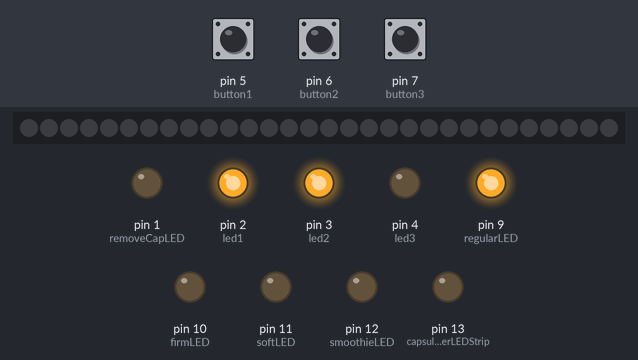
Bench run of a sketch on a simulated Arduino Uno, built with avr-gcc and run on an emulated ATmega328P. Parts: 30 RGB LEDs in strip order, left to right, output pins drawn as LEDs (lit = HIGH). Inputs (shaded band) come from the test bench; at power-on: pin 5 (button1) LOW, pin 6 (button2) LOW, pin 7 (button3) LOW.

Above: at 1.2 s.
1.3 s: pin 5 (button1) pulled HIGH for 0.15 s
At 6.6 s:
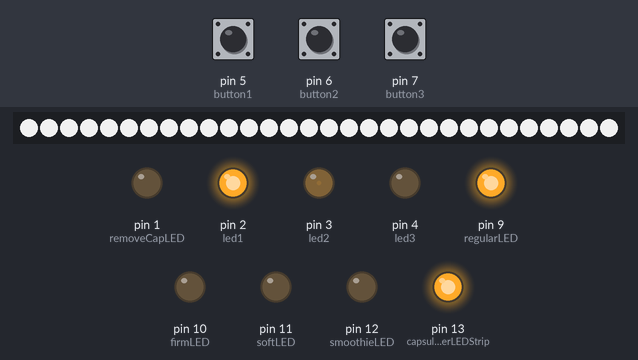
6.7 s: pin 5 (button1) pulled HIGH for 3.2 s
At 14.4 s:
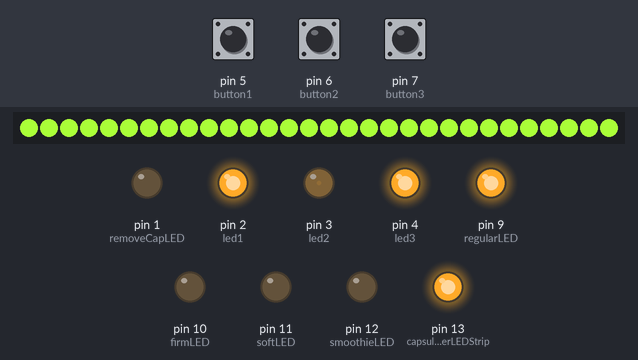
14.5 s: pin 5 (button1) pulled HIGH for 1 s
At 15.7 s:
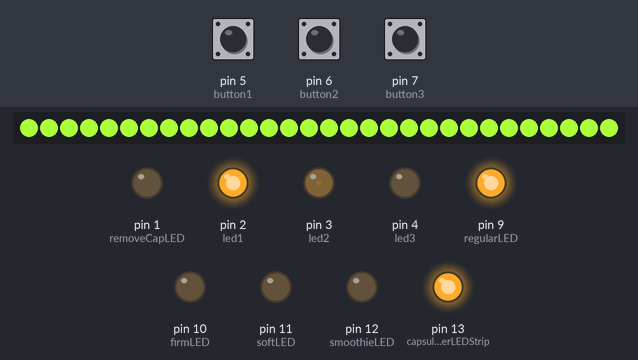
Timing chart, 0 to 20.5 s (numbered marks = the images above; inputs shaded):
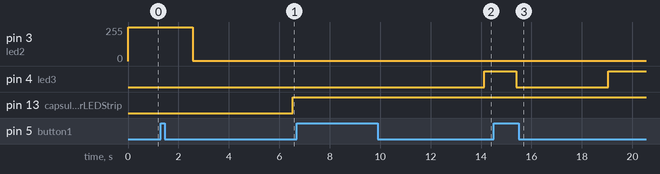

Measured:
- after the input at 1.3 s, pin 3 (led2): 255/255 → 1/255 after 1.3 s; pin 13 (capsuleLighterLEDStrip): LOW → HIGH after 5.2 s; the LEDs: first change after 1.3 s (image 1 shows a later state)
- after the input at 6.7 s, pin 1 (removeCapLED): stays LOW (without the input it goes to HIGH after 2.8 s); pin 4 (led3): LOW → HIGH after 7.4 s; the LEDs: first change after 2.9 s (image 2 shows a later state)
- after the input at 14.5 s, pin 4 (led3): HIGH → LOW after 0.90 s, → HIGH 3.6 s later

The sketch:

SwirlGO_UI_Lighting_Effect_Prototype.ino
```cpp
//Author: Richard Fabian Willke
//Place: Advantir Innovations, SwirlGO, Singapore
//Date: 30.05.2022

//includes for the LED strip
#include <FastLED.h>
#define LED_PIN             8                             //signal pin for the LED strip
#define NUM_LEDS            30                            //total number of LEDs that are being used in the strip
#define FADING_SPEED        100                           //delay in milliseconds between two frames
#define FADING_LENGTH       10                            //number of LEDs that are involved in the effect. Increasing the number will however also increase the computing time and might make the programmslower
#define NUMBER_OF_COLOURS   3                             //set of colors that you want to have in your code. Remember to add the GRB values in the colors matrix below. The order of fades goes from top to bottom and back to top again
CRGB leds[NUM_LEDS];                                      //initialize the number of LEDs with the FastLED library

//button & LED pins and their varibles
#define led1       2
#define led2       3
#define led3       4
#define button1    5
#define button2    6
#define button3    7
bool val1 = false;
bool val2 = false;
bool val3 = false;
//limit switches to determine the state of the machine
//#define topLimitSwitch          19
//#define bottomLimitSwitch       20
//LEDs for the softness values
#define regularLED              9
#define firmLED                 10
#define softLED                 11
#define smoothieLED             12
#define capsuleLighterLEDStrip  13
#define removeCapLED            1
int firmnessLevelCounter = 0;

int colors[NUMBER_OF_COLOURS][3] = {{0, 0, 0},
                                    {210, 210, 210},
                                    //{255, 255, 255},      //matrix for the GRB values of the colors. Feel free to change the values or add new colors to the LED strip's repertoire.
                                    {170, 255, 56}};      //consider changing the ammount of colours too, as soon as you add or delete any of the already existing colours
int fadingEffect[FADING_LENGTH][3][NUMBER_OF_COLOURS];    //matrix that will be filled with the RBG information for each LED that is being addressed during the ffading animation
int sequenceMatrix[FADING_LENGTH][3];                     //storage matrix that will be used in the loop() function. It copies a part of the fadingEffect - Matrix

void setup(){
  calculateFadingMatrices();
  //_________________________________________________________________________________________________________________________
  //make the first few lights brighter than rest
  fadingEffect[0][0][0] = 255; fadingEffect[0][1][0] = 255; fadingEffect[0][2][0] = 255;
  fadingEffect[1][0][0] = 255; fadingEffect[1][1][0] = 255; fadingEffect[1][2][0] = 255;
  fadingEffect[2][0][0] = 255; fadingEffect[2][1][0] = 255; fadingEffect[2][2][0] = 255;
  //_________________________________________________________________________________________________________________________

  //all output pins for the buttons' LEDs
  pinMode(led1, OUTPUT);
  pinMode(led2, OUTPUT);
  pinMode(led3, OUTPUT);

  //all input pins for the buttons
  pinMode(button1, INPUT);
  pinMode(button2, INPUT);
  pinMode(button3, INPUT);

  analogWrite(led1, 255);
  analogWrite(led2, 255);
  analogWrite(led3, 0);

  //tell the compiler which chip and which color space is being used for the strip
  FastLED.addLeds<WS2812B, LED_PIN, GRB>(leds, NUM_LEDS);
  FastLED.show();

  //pinMode(topLimitSwitch, INPUT);
  //pinMode(bottomLimitSwitch, INPUT);
  pinMode(regularLED, OUTPUT);
  pinMode(firmLED, OUTPUT);
  pinMode(softLED, OUTPUT);
  pinMode(smoothieLED, OUTPUT);
  pinMode(capsuleLighterLEDStrip, OUTPUT);
  pinMode(removeCapLED, OUTPUT);
  digitalWrite(regularLED, HIGH);
  digitalWrite(firmLED, LOW);
  digitalWrite(softLED, LOW);
  digitalWrite(smoothieLED, LOW);
  digitalWrite(capsuleLighterLEDStrip, LOW);
  digitalWrite(removeCapLED, LOW);
}


//main function
void loop(){
  //read the input values of the buttons and execute the machine-interface protocol according to the input
  val1 = digitalRead(button1);
  val2 = digitalRead(button2);
  processingFlow(val1, val2);
}


void calculateFadingMatrices(){
  for(int sequenceNumber=0; sequenceNumber<NUMBER_OF_COLOURS; sequenceNumber++){
    //Calculate the values for all fading matrices
    int startValue[3] = {0, 0, 0};
    int endValue[3]   = {0, 0, 0};
    for(int i=0; i<NUMBER_OF_COLOURS; i++){
     for(int n=0; n<3; n++){
        switch(i){
         case NUMBER_OF_COLOURS-1:
           startValue[n] = colors[NUMBER_OF_COLOURS-1][n];
           endValue[n] = colors[0][n];
           break;
         default:
           startValue[n] = colors[i][n];
           endValue[n] = colors[i+1][n];
           break;
       }
      }
      for(int k=0; k<3; k++){
        for(int m=0; m<FADING_LENGTH; m++){
          fadingEffect[m][k][i] =  startValue[k] - ((startValue[k] - endValue[k])*m)/(FADING_LENGTH-1);
        }
      }
    }
  }
}

void TopToDownFade(int sequenceColor){
  for(int i = 0; i < (NUM_LEDS+FADING_LENGTH-1); i++){
    if (i <= FADING_LENGTH){
      int counter = 0;
      for(int m = i; m >= max(0,(i-FADING_LENGTH)); m--){
        leds[m] = CRGB(fadingEffect[min(counter, FADING_LENGTH-1)][0][sequenceColor], fadingEffect[min(counter, FADING_LENGTH-1)][1][sequenceColor], fadingEffect[min(counter, FADING_LENGTH-1)][2][sequenceColor]);
        counter++;
      }
      FastLED.show();
      delay(FADING_SPEED);
    }
    else if((i > FADING_LENGTH) && (i < NUM_LEDS)){
      for(int m = i; m > (i-FADING_LENGTH); m--){
        leds[m] = CRGB(fadingEffect[abs(m-i)][0][sequenceColor], fadingEffect[abs(m-i)][1][sequenceColor], fadingEffect[abs(m-i)][2][sequenceColor]);
      }
      FastLED.show();
      delay(FADING_SPEED);
    }
    else if(i >= NUM_LEDS){
      for(int z = NUM_LEDS-1; z > (i-FADING_LENGTH); z--){
        leds[z] = CRGB(fadingEffect[i-z][0][sequenceColor], fadingEffect[i-z][1][sequenceColor], fadingEffect[i-z][2][sequenceColor]);
      }
      FastLED.show();
      delay(FADING_SPEED);
    }
    else{}
  }
}

void BottomToTopFade(int sequenceColor){
  for(int i = (NUM_LEDS-1); i > (-FADING_LENGTH); i--){
    if (i >= (NUM_LEDS-FADING_LENGTH)){
      for(int m = i; m <= min((NUM_LEDS-1),(i+FADING_LENGTH-1)); m++){
        leds[m] = CRGB(fadingEffect[m-i][0][sequenceColor], fadingEffect[m-i][1][sequenceColor], fadingEffect[m-i][2][sequenceColor]);
      }
      FastLED.show();
      delay(FADING_SPEED);
    }
    else if((i >= 0) && (i < (NUM_LEDS-FADING_LENGTH))){
      for(int m = i; m < (i+FADING_LENGTH); m++){
        leds[m] = CRGB(fadingEffect[m-i][0][sequenceColor], fadingEffect[m-i][1][sequenceColor], fadingEffect[m-i][2][sequenceColor]);
      }
      FastLED.show();
      delay(FADING_SPEED);
    }
    else if(i < 0){
      for(int m = 0; m < (i+FADING_LENGTH); m++){
        leds[m] = CRGB(fadingEffect[abs(i)+m][0][sequenceColor], fadingEffect[abs(i)+m][1][sequenceColor], fadingEffect[abs(i)+m][2][sequenceColor]);
      }
      FastLED.show();
      delay(FADING_SPEED);
    }
    else{}
  }
}

void adjustFirmnessLevels(){
  firmnessLevelCounter++;
  switch(firmnessLevelCounter % 4){ //adjust firmness settings accordingly
    case 0:
      digitalWrite(regularLED, HIGH);
      digitalWrite(firmLED, LOW);
      digitalWrite(softLED, LOW);
      digitalWrite(smoothieLED, LOW);
      break;
    case 1:
      digitalWrite(regularLED, LOW);
      digitalWrite(firmLED, HIGH);
      digitalWrite(softLED, LOW);
      digitalWrite(smoothieLED, LOW);
      break;
    case 2:
      digitalWrite(regularLED, LOW);
      digitalWrite(firmLED, LOW);
      digitalWrite(softLED, HIGH);
      digitalWrite(smoothieLED, LOW);
      break;
    case 3:
      digitalWrite(regularLED, LOW);
      digitalWrite(firmLED, LOW);
      digitalWrite(softLED, LOW);
      digitalWrite(smoothieLED, HIGH);
      break;
  }
}

void processingFlow(bool value_1, bool value_2){
  if(value_1 == 1){
    //User is satisfied with the firmness level and wants to start the programm
    for(int i=255; i>0; i--){
      analogWrite(led2, i);
      delay(5);
    }

    BottomToTopFade(0);                                               //Capsule holder ascends
    digitalWrite(capsuleLighterLEDStrip, HIGH);                       //Capsule holder reached final position
    delay(3000);                                                      //here will the code for the blending process go
    digitalWrite(removeCapLED, HIGH);                                 //Machine waits for user to remove cap. As soon as button 1 is being pressed again, the machine moves on with the dispense

    bool buttonOnePress = digitalRead(button1);
    while(buttonOnePress != 1){buttonOnePress = digitalRead(button1);}//!!!!!!!!!!!!!!!!!!!gotta implement the pausing in, too
    digitalWrite(removeCapLED, LOW);
    TopToDownFade(1);
    for(int i=0; i<255; i++){
      analogWrite(led3, i);
      delay(5);
    }

    while(digitalRead(button3) == false){                             //dispensing is complete. Waiting for either additional dispense or end of sequence
      //repeateadly dispensing until satisfied
      switch(digitalRead(button1)){
        case true:
          for(int i=255; i>0; i--){
            analogWrite(led3, i);
            delay(5);
          }
          delay(3000);
        default:
          analogWrite(led3, 255);
      }
    }

    digitalWrite(capsuleLighterLEDStrip, LOW);
    for(int i=255; i>0; i--){
      analogWrite(led1, i);
      delay(5);
    }

    //light up the lock button. Take input to lock or unlock auger

    TopToDownFade(2);                                               //dispensing complete. descend holder
    firmnessLevelCounter = -1;                                      //reset firmness level
    adjustFirmnessLevels();
  }

  else if(value_2 == 1){
    //as long as the sequence has not started, the user can switch between firmness levels
    adjustFirmnessLevels();
    delay(1500);
  }

  else{
    //The system is in standby and wants orders
    analogWrite(led1, 255);
    analogWrite(led2, 255);
    analogWrite(led3, 0);
  }
}
```
